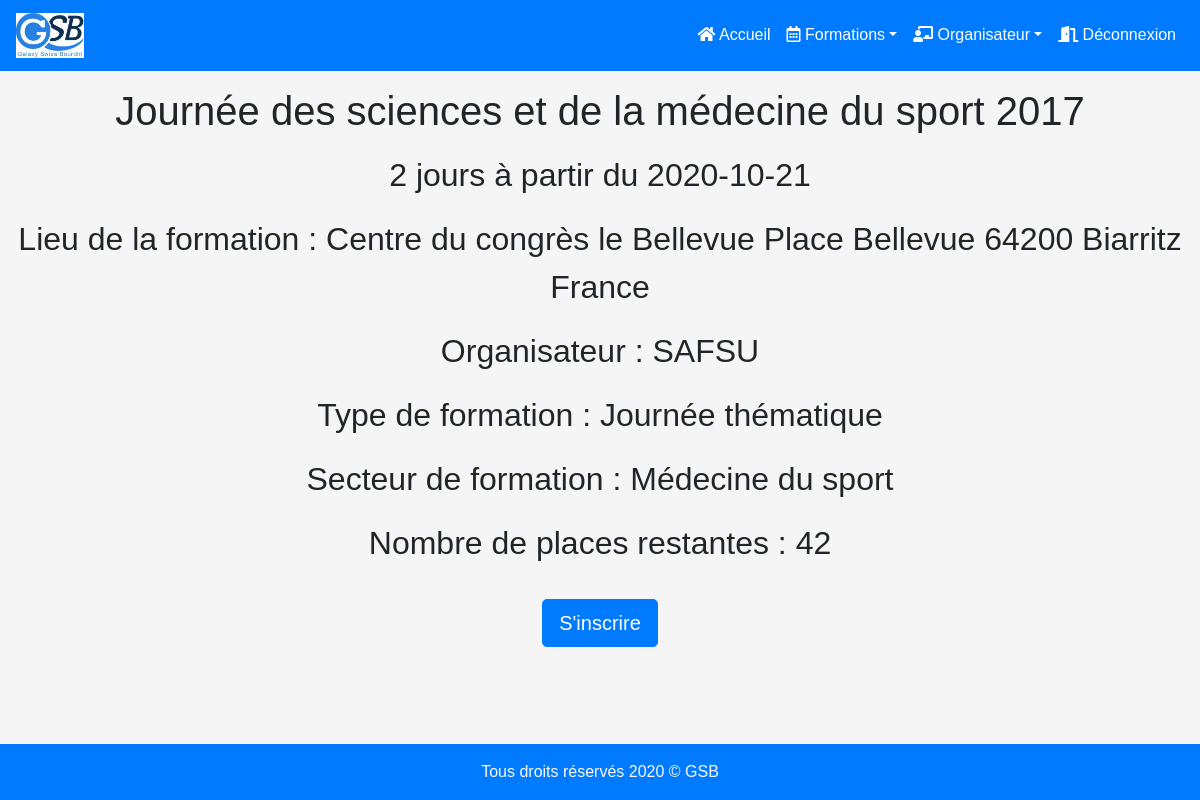
/inscriptions/inscription-saisir.php?id=2 (signed in), run on the app's committed database.
### tables this page shows
CREATE TABLE `formation` (
  `id` int(11) NOT NULL,
  `intitule` varchar(200) NOT NULL,
  `date_debut` date NOT NULL,
  `duree` smallint(6) NOT NULL,
  `lieu` varchar(300) DEFAULT NULL,
  `nombre_places` int(11) NOT NULL,
  `id_organisateur` int(11) NOT NULL,
  `id_type_formation` int(11) NOT NULL,
  `id_secteur_formation` int(11) NOT NULL
);

CREATE TABLE `organisateur` (
  `id` int(11) NOT NULL,
  `nom` varchar(200) NOT NULL,
  `adresse` varchar(200) NOT NULL,
  `cp` int(11) NOT NULL,
  `ville` varchar(200) NOT NULL,
  `url_organisateur` varchar(200) DEFAULT NULL,
  `id_categorie` int(11) NOT NULL
);

CREATE TABLE `typeformation` (
  `id` int(11) NOT NULL,
  `libelle` varchar(200) NOT NULL
);

CREATE TABLE `secteurformation` (
  `id` int(50) NOT NULL,
  `libelle` varchar(200) NOT NULL
);

### bdd/getUneFormation.php (called while the page is built, shortened)
<?php
function getUneFormation($id)
{
    $pdo = connectBDD();
    $laFormation = false;
    $sql = "select formation.*, organisateur.nom  as nomOrganisateur, typeformation.libelle as libelleTypeFormation, secteurformation.libelle as secteurFormation
    FROM formation
    JOIN organisateur on organisateur.id = formation.id_organisateur
    JOIN typeformation on typeformation.id = formation.id_type_formation
    JOIN secteurformation on secteurformation.id = formation.id_secteur_formation
    where formation.id =:id";
    try {
        $stmt = $pdo->prepare($sql);
        $stmt->bindParam(':id', $id);
        $stmt->execute();
        $laFormation = $stmt->fetch();
    } catch (PDOException $e) {
        header('Content-Type: text/html; charset=latin-1');
        die("Erreur getUneFormation : " . $e->getMessage() .
            " - Ligne " . $e->getLine());
    }
    return $laFormation;
}

### bdd/getPlaceOccupe.php (called while the page is built, shortened)
<?php
function getPlaceOccupe($id)
{
    $pdo = connectBDD();
    $leNBPlaceOccupe = false;
    $sql='select COUNT(id_formation) as "nbOccupe"
        from inscription
        where  statut = "acceptée" and inscription.id_formation =:id';
    try {
        $stmt = $pdo->prepare($sql);
        $stmt->bindParam(':id', $id);
        $stmt->execute();
        $leNBPlaceOccupe = $stmt->fetch();
    } catch (PDOException $e) {
        header('Content-Type: text/html; charset=latin-1');
        die ("Erreur getPlaceOccupe : " . $e->getMessage(). " - Ligne " . $e->getLine());
    }
    return $leNBPlaceOccupe;
}

### bdd/getNBFoisInscrits.php (called while the page is built, shortened)
<?php
function getNBFoisInscrits($id, $matricule)
{
    $pdo = connectBDD();
    $leNbFoisParticipation = false;
    $sql = 'select COUNT(id_formation) as "nbFoisParticipation"
        from inscription
        where  inscription.matricule_visiteur =:matricule and inscription.id_formation =:id';
    try {
        $stmt = $pdo->prepare($sql);
        $stmt->bindParam(':id', $id);
        $stmt->bindParam(':matricule', $matricule);
        $stmt->execute();
        $leNbFoisParticipation = $stmt->fetch();
    } catch (PDOException $e) {
        header('Content-Type: text/html; charset=latin-1');
        die("Erreur getNBFoisInscrits : " . $e->getMessage() . " - Ligne " . $e->getLine());
    }
    return $leNbFoisParticipation;
}

### inscriptions/inscription-saisir.php (the view, shortened to what this page needs)
<?php
include_once("../bdd/getUneFormation.php");
include_once("../bdd/getPlaceOccupe.php");
include_once("../bdd/getNBFoisInscrits.php");
$id = filter_input(INPUT_GET, 'id', FILTER_VALIDATE_INT);
if (count($_POST) == 0) {
    $LaFormationCible = getUneFormation($id);
}
$intitule = $LaFormationCible->intitule;
$duree = $LaFormationCible->duree;
$dateDebut = $LaFormationCible->date_debut;
$lieu = $LaFormationCible->lieu;
$places = $LaFormationCible->nombre_places;
$organisateur = $LaFormationCible->nomOrganisateur;
$libelleFormation = $LaFormationCible->libelleTypeFormation;
$secteur = $LaFormationCible->secteurFormation;
$nb = getPlaceOccupe($id);
$nbOccupe = $nb->nbOccupe;
$placeRestants = $places - $nbOccupe;
$pdo = connectBDD();
$leLogin = $_SESSION['login'];
$sql = "select matricule
from utilisateur
where login ='$leLogin'";
$stmt = $pdo->query($sql);
$utilisateur = $stmt->fetch();
$idVisiteur = $utilisateur->matricule;
$estInscript = getNBFoisInscrits($id, $idVisiteur);
$nbDeFoisInscrits = $estInscript->nbFoisParticipation;
?>
<!DOCTYPE html>
<html lang="en">
<head>
    <link rel="stylesheet" href="../vendor/bootstrap/css/bootstrap.min.css">
    <link rel="stylesheet" href="../vendor/fontawesome-5.10.2-free/css/all.min.css">
    <link rel="stylesheet" href="../css/styles.css">
</head>
<header id="header-small">
    <?php include_once("../includes/inc-header.php"); ?>
</header>
<body>
    <h1 class="text-center mt-3"><?php print $intitule ?></h1>
    <p id="infosFomrations" class="text-center mt-3"><?php print $duree ?> jours à partir du <?php print $dateDebut ?></p>
    <p id="infosFomrations" class="text-center mt-3">Lieu de la formation : <?php print $lieu ?></p>
    <p id="infosFomrations" class="text-center mt-3">Organisateur : <?php print $organisateur ?></p>
    <p id="infosFomrations" class="text-center mt-3">Type de formation : <?php print $libelleFormation ?></p>
    <p id="infosFomrations" class="text-center mt-3">Secteur de formation : <?php print $secteur ?></p>
    <p id="infosFomrations" class="text-center mt-3">Nombre de places restantes : <?php print $placeRestants ?></p>
    <form id="boutonFormation" class="text-center" action="../includes/inc-valid-inscription-saisir.php" method="post">
        <?php
        if ($nbDeFoisInscrits > 0) {
            echo '        <p id="infosFomrations"class="text-danger text-center mt-3">Vous êtes déjà inscrit à cette formation</p>';
        } else {
            if ($placeRestants > 0) {
                echo "        <button type='submit' class='btn btn-primary btn-lg mt-3'>S'inscrire</button>";
            } else {
                echo '        <p id="infosFomrations"class="text-danger text-center mt-3">Plus de places disponibles</p>';
            }
        }
        ?>
    </form>
</body>
</html>

### css/styles.css (style rules this page uses)
body { font-family: arial !important; background-color: whitesmoke; }
#infosFomrations { font-size:2em; }

### data on the page
formation: intitule "Journée des sciences et de la médecine du sport 2017", duree "2", date_debut "2020-10-21", lieu "Centre du congrès le Bellevue Place Bellevue 64200 Biarritz France", id_organisateur.nom "SAFSU", id_type_formation.libelle "Journée thématique", id_secteur_formation.libelle "Médecine du sport"

### other printed values
$placeRestants "42"
